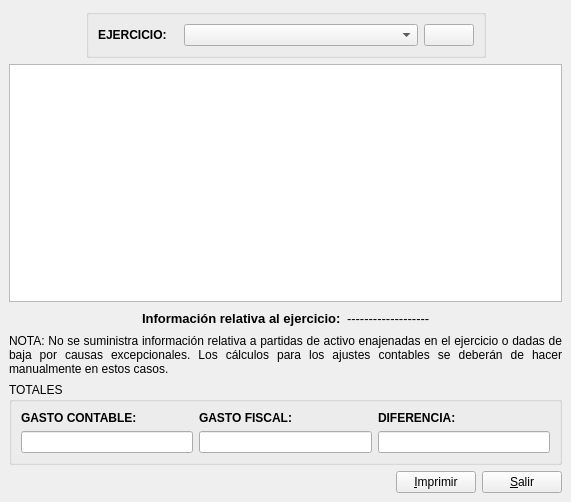
<?xml version="1.0" encoding="UTF-8"?>
<ui version="4.0">
 <author>José Manuel Díez Botella</author>
 <class>amortbi</class>
 <widget class="QDialog" name="amortbi">
  <property name="geometry">
   <rect>
    <x>0</x>
    <y>0</y>
    <width>571</width>
    <height>502</height>
   </rect>
  </property>
  <property name="windowTitle">
   <string>Ajustes en base imponible del IS por amortizaciones del inmovilizado</string>
  </property>
  <layout class="QVBoxLayout">
   <property name="spacing">
    <number>6</number>
   </property>
   <property name="leftMargin">
    <number>9</number>
   </property>
   <property name="topMargin">
    <number>9</number>
   </property>
   <property name="rightMargin">
    <number>9</number>
   </property>
   <property name="bottomMargin">
    <number>9</number>
   </property>
   <item>
    <layout class="QHBoxLayout">
     <property name="spacing">
      <number>6</number>
     </property>
     <property name="leftMargin">
      <number>0</number>
     </property>
     <property name="topMargin">
      <number>0</number>
     </property>
     <property name="rightMargin">
      <number>0</number>
     </property>
     <property name="bottomMargin">
      <number>0</number>
     </property>
     <item>
      <spacer>
       <property name="orientation">
        <enum>Qt::Horizontal</enum>
       </property>
       <property name="sizeHint" stdset="0">
        <size>
         <width>40</width>
         <height>20</height>
        </size>
       </property>
      </spacer>
     </item>
     <item>
      <widget class="QGroupBox" name="groupBox">
       <property name="minimumSize">
        <size>
         <width>400</width>
         <height>0</height>
        </size>
       </property>
       <property name="title">
        <string/>
       </property>
       <layout class="QHBoxLayout">
        <property name="spacing">
         <number>6</number>
        </property>
        <property name="leftMargin">
         <number>9</number>
        </property>
        <property name="topMargin">
         <number>9</number>
        </property>
        <property name="rightMargin">
         <number>9</number>
        </property>
        <property name="bottomMargin">
         <number>9</number>
        </property>
        <item>
         <layout class="QHBoxLayout">
          <property name="spacing">
           <number>6</number>
          </property>
          <property name="leftMargin">
           <number>0</number>
          </property>
          <property name="topMargin">
           <number>0</number>
          </property>
          <property name="rightMargin">
           <number>0</number>
          </property>
          <property name="bottomMargin">
           <number>0</number>
          </property>
          <item>
           <widget class="QLabel" name="textLabel1">
            <property name="maximumSize">
             <size>
              <width>80</width>
              <height>32767</height>
             </size>
            </property>
            <property name="text">
             <string>&lt;b&gt;EJERCICIO:&lt;/b&gt;</string>
            </property>
            <property name="wordWrap">
             <bool>false</bool>
            </property>
           </widget>
          </item>
          <item>
           <widget class="QComboBox" name="ejerciciocomboBox">
            <property name="editable">
             <bool>false</bool>
            </property>
           </widget>
          </item>
          <item>
           <widget class="QPushButton" name="refrescapushButton">
            <property name="sizePolicy">
             <sizepolicy hsizetype="Fixed" vsizetype="Fixed">
              <horstretch>0</horstretch>
              <verstretch>0</verstretch>
             </sizepolicy>
            </property>
            <property name="maximumSize">
             <size>
              <width>50</width>
              <height>50</height>
             </size>
            </property>
            <property name="toolTip">
             <string>Refrescar</string>
            </property>
            <property name="text">
             <string/>
            </property>
            <property name="icon">
             <iconset resource="keme.qrc">
              <normaloff>:/iconos/graf/refresh.xpm</normaloff>:/iconos/graf/refresh.xpm</iconset>
            </property>
            <property name="iconSize">
             <size>
              <width>32</width>
              <height>32</height>
             </size>
            </property>
            <property name="autoDefault">
             <bool>false</bool>
            </property>
           </widget>
          </item>
         </layout>
        </item>
       </layout>
      </widget>
     </item>
     <item>
      <spacer>
       <property name="orientation">
        <enum>Qt::Horizontal</enum>
       </property>
       <property name="sizeHint" stdset="0">
        <size>
         <width>40</width>
         <height>20</height>
        </size>
       </property>
      </spacer>
     </item>
    </layout>
   </item>
   <item>
    <widget class="QTableWidget" name="table"/>
   </item>
   <item>
    <layout class="QHBoxLayout">
     <property name="spacing">
      <number>6</number>
     </property>
     <property name="leftMargin">
      <number>0</number>
     </property>
     <property name="topMargin">
      <number>0</number>
     </property>
     <property name="rightMargin">
      <number>0</number>
     </property>
     <property name="bottomMargin">
      <number>0</number>
     </property>
     <item>
      <spacer>
       <property name="orientation">
        <enum>Qt::Horizontal</enum>
       </property>
       <property name="sizeHint" stdset="0">
        <size>
         <width>40</width>
         <height>20</height>
        </size>
       </property>
      </spacer>
     </item>
     <item>
      <widget class="QLabel" name="label">
       <property name="font">
        <font>
         <pointsize>10</pointsize>
         <weight>75</weight>
         <bold>true</bold>
        </font>
       </property>
       <property name="text">
        <string>Información relativa al ejercicio:</string>
       </property>
      </widget>
     </item>
     <item>
      <widget class="QLabel" name="ejerciciolabel">
       <property name="font">
        <font>
         <pointsize>10</pointsize>
        </font>
       </property>
       <property name="text">
        <string>-------------------</string>
       </property>
      </widget>
     </item>
     <item>
      <spacer>
       <property name="orientation">
        <enum>Qt::Horizontal</enum>
       </property>
       <property name="sizeHint" stdset="0">
        <size>
         <width>40</width>
         <height>20</height>
        </size>
       </property>
      </spacer>
     </item>
    </layout>
   </item>
   <item>
    <widget class="QLabel" name="textLabel1_2">
     <property name="text">
      <string>&lt;p&gt;NOTA: No se suministra información relativa a partidas de activo enajenadas en el ejercicio o dadas de baja por causas excepcionales. Los cálculos para los ajustes contables se deberán de hacer manualmente en estos casos.&lt;/p&gt;</string>
     </property>
     <property name="alignment">
      <set>Qt::AlignJustify|Qt::AlignVCenter</set>
     </property>
     <property name="wordWrap">
      <bool>true</bool>
     </property>
     <property name="indent">
      <number>-1</number>
     </property>
    </widget>
   </item>
   <item>
    <widget class="QGroupBox" name="groupBox_2">
     <property name="title">
      <string>TOTALES</string>
     </property>
     <layout class="QHBoxLayout">
      <property name="spacing">
       <number>6</number>
      </property>
      <property name="leftMargin">
       <number>9</number>
      </property>
      <property name="topMargin">
       <number>9</number>
      </property>
      <property name="rightMargin">
       <number>9</number>
      </property>
      <property name="bottomMargin">
       <number>9</number>
      </property>
      <item>
       <layout class="QVBoxLayout">
        <property name="spacing">
         <number>6</number>
        </property>
        <property name="leftMargin">
         <number>0</number>
        </property>
        <property name="topMargin">
         <number>0</number>
        </property>
        <property name="rightMargin">
         <number>0</number>
        </property>
        <property name="bottomMargin">
         <number>0</number>
        </property>
        <item>
         <widget class="QLabel" name="textLabel2">
          <property name="text">
           <string>&lt;b&gt;GASTO CONTABLE:&lt;/b&gt;</string>
          </property>
          <property name="wordWrap">
           <bool>false</bool>
          </property>
         </widget>
        </item>
        <item>
         <widget class="QLineEdit" name="contablelineEdit"/>
        </item>
       </layout>
      </item>
      <item>
       <layout class="QVBoxLayout">
        <property name="spacing">
         <number>6</number>
        </property>
        <property name="leftMargin">
         <number>0</number>
        </property>
        <property name="topMargin">
         <number>0</number>
        </property>
        <property name="rightMargin">
         <number>0</number>
        </property>
        <property name="bottomMargin">
         <number>0</number>
        </property>
        <item>
         <widget class="QLabel" name="textLabel3">
          <property name="text">
           <string>&lt;b&gt;GASTO FISCAL:&lt;/b&gt;</string>
          </property>
          <property name="wordWrap">
           <bool>false</bool>
          </property>
         </widget>
        </item>
        <item>
         <widget class="QLineEdit" name="fiscallineEdit"/>
        </item>
       </layout>
      </item>
      <item>
       <layout class="QVBoxLayout">
        <property name="spacing">
         <number>6</number>
        </property>
        <property name="leftMargin">
         <number>0</number>
        </property>
        <property name="topMargin">
         <number>0</number>
        </property>
        <property name="rightMargin">
         <number>0</number>
        </property>
        <property name="bottomMargin">
         <number>0</number>
        </property>
        <item>
         <widget class="QLabel" name="textLabel4">
          <property name="text">
           <string>&lt;b&gt;DIFERENCIA:&lt;/b&gt;</string>
          </property>
          <property name="wordWrap">
           <bool>false</bool>
          </property>
         </widget>
        </item>
        <item>
         <widget class="QLineEdit" name="diferencialineEdit"/>
        </item>
       </layout>
      </item>
     </layout>
    </widget>
   </item>
   <item>
    <layout class="QHBoxLayout">
     <property name="spacing">
      <number>6</number>
     </property>
     <property name="leftMargin">
      <number>0</number>
     </property>
     <property name="topMargin">
      <number>0</number>
     </property>
     <property name="rightMargin">
      <number>0</number>
     </property>
     <property name="bottomMargin">
      <number>0</number>
     </property>
     <item>
      <spacer>
       <property name="orientation">
        <enum>Qt::Horizontal</enum>
       </property>
       <property name="sizeHint" stdset="0">
        <size>
         <width>40</width>
         <height>20</height>
        </size>
       </property>
      </spacer>
     </item>
     <item>
      <widget class="QPushButton" name="imprimirpushButton">
       <property name="text">
        <string>&amp;Imprimir</string>
       </property>
       <property name="shortcut">
        <string>Alt+I</string>
       </property>
       <property name="autoDefault">
        <bool>false</bool>
       </property>
      </widget>
     </item>
     <item>
      <widget class="QPushButton" name="salirpushButton">
       <property name="text">
        <string>&amp;Salir</string>
       </property>
       <property name="shortcut">
        <string>Alt+S</string>
       </property>
       <property name="autoDefault">
        <bool>false</bool>
       </property>
      </widget>
     </item>
    </layout>
   </item>
  </layout>
 </widget>
 <layoutdefault spacing="6" margin="11"/>
 <resources>
  <include location="keme.qrc"/>
 </resources>
 <connections>
  <connection>
   <sender>salirpushButton</sender>
   <signal>clicked()</signal>
   <receiver>amortbi</receiver>
   <slot>accept()</slot>
   <hints>
    <hint type="sourcelabel">
     <x>20</x>
     <y>20</y>
    </hint>
    <hint type="destinationlabel">
     <x>20</x>
     <y>20</y>
    </hint>
   </hints>
  </connection>
 </connections>
</ui>
